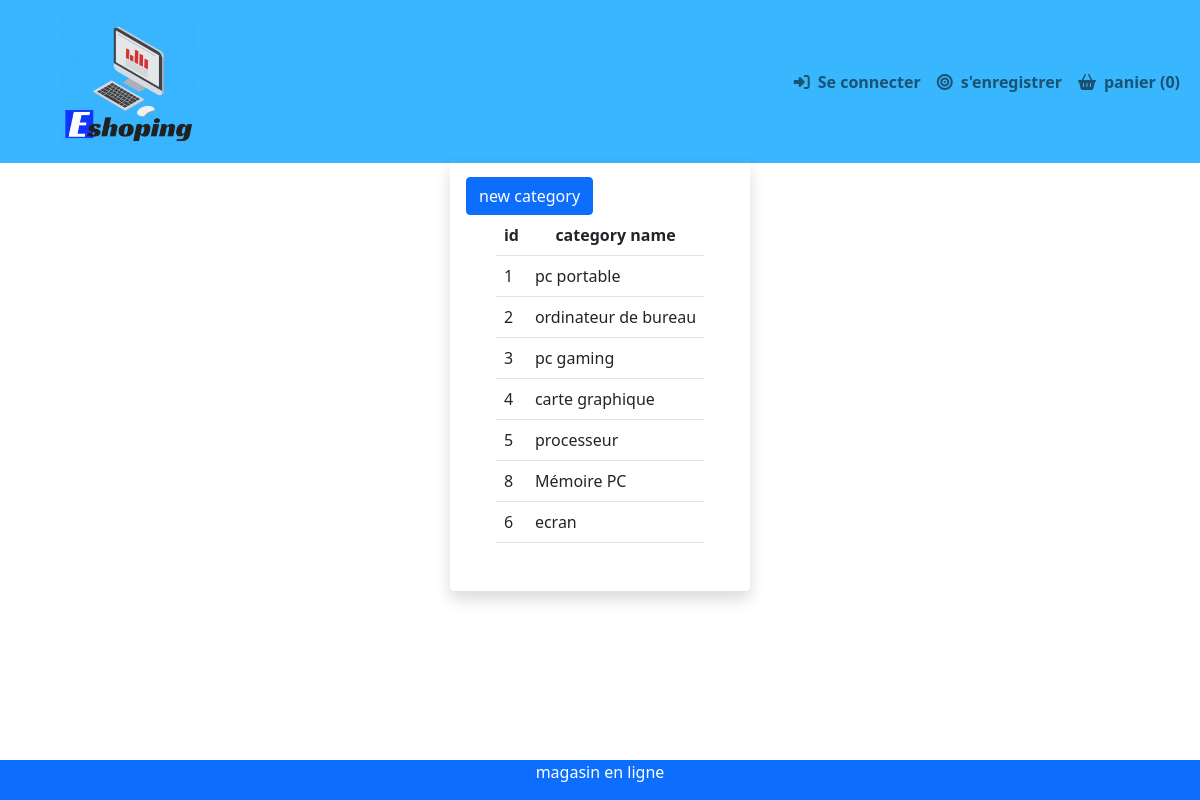
The page /src/pages/adminContent/categorieProduit.php on the database its author committed.
### tables this page shows
CREATE TABLE IF NOT EXISTS `category` (
  `categoryId` int NOT NULL AUTO_INCREMENT,
  `typeProduct` varchar(50) DEFAULT NULL,
  PRIMARY KEY (`categoryId`)
);

### src/fonctions/dbCategorieFonctions.php (called while the page is built, shortened)
<?php
function getCategory()
{
    $bdd = bdd();
    try {
        $sql = "SELECT categoryId, typeProduct FROM category";
        $stmt = $bdd->prepare($sql);
        $stmt->execute();
        $result = $stmt->fetchAll(PDO::FETCH_OBJ);
    } catch (PDOException $e) {
        echo $e->getMessage();
        echo $e->getLine();
        exit();
    }
    return $result;
};

### src/pages/adminContent/categorieProduit.php (the view, shortened to what this page needs)
<?php
require "../../fonctions/dbCategorieFonctions.php";
require "../../../src/common/template.php";
require "../../../src/common/footer.php";
$result = getCategory();
?>
<div class="w-50 mx-auto position-absolute top-50 start-50 translate-middle">
    <div class="w-50 mx-auto px-3 shadow p-3 mb-5 rounded">
    <a href="ajouterCategorie.php" class="btn btn-primary">new category</a>
        <table class="d-flex justify-content-around pb-3 table align-middle">
            <tr>
                    <th class="text-center col text-dark">id</th>
                    <th class="text-center col text-dark">category name</th>
            </tr>
            <?php foreach ($result as $value) : ?>
                <tr>
                    <td><?php echo $value->categoryId ?></td>
                    <td><?php echo $value->typeProduct ?></td>
                </tr>
            <?php endforeach ?>
        </table>
    </div>
</div>

### rows shown on the page
category: categoryId "1", typeProduct "pc portable"
category: categoryId "2", typeProduct "ordinateur de bureau"
category: categoryId "3", typeProduct "pc gaming"
category: categoryId "4", typeProduct "carte graphique"
category: categoryId "5", typeProduct "processeur"
category: categoryId "8", typeProduct "Mémoire PC"
category: categoryId "6", typeProduct "ecran"

### other values the page prints
$basketA "0"
